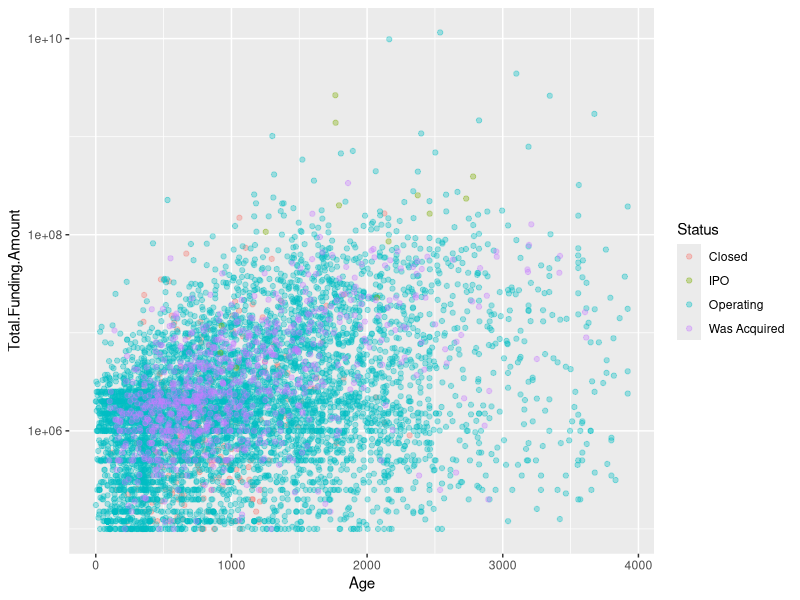
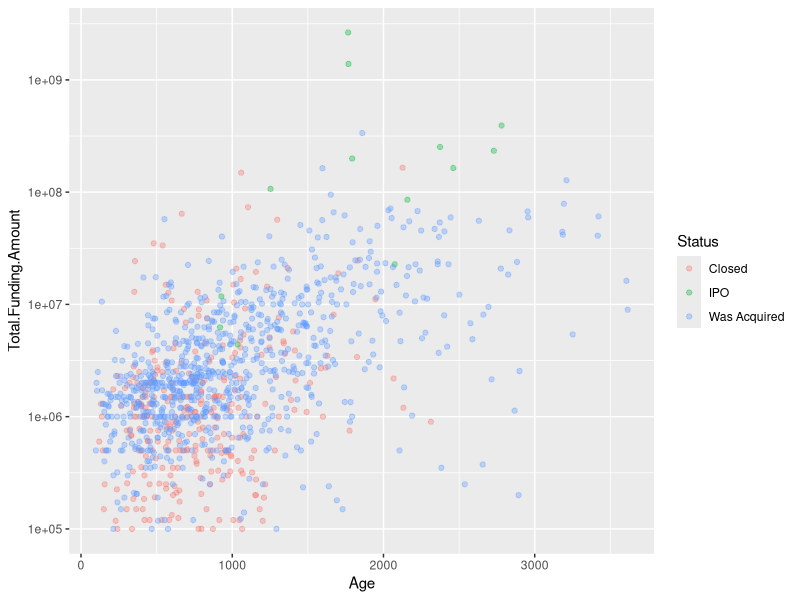
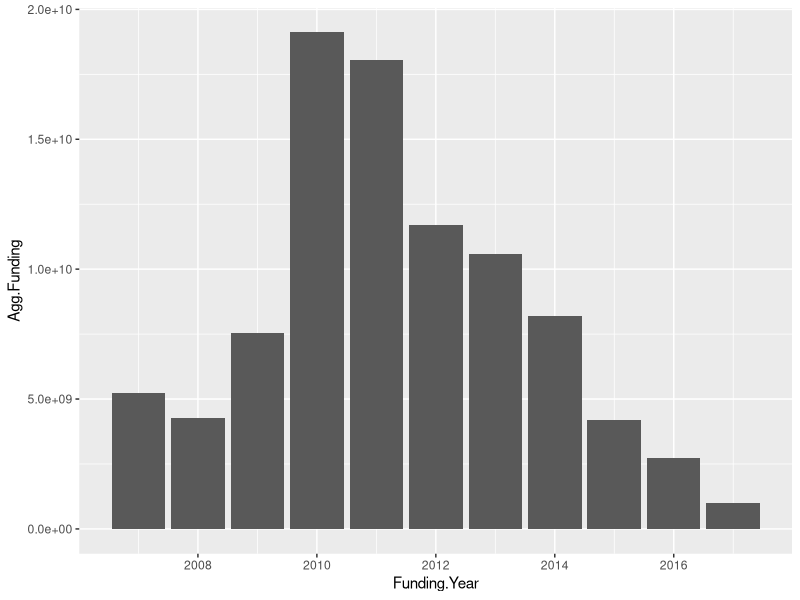
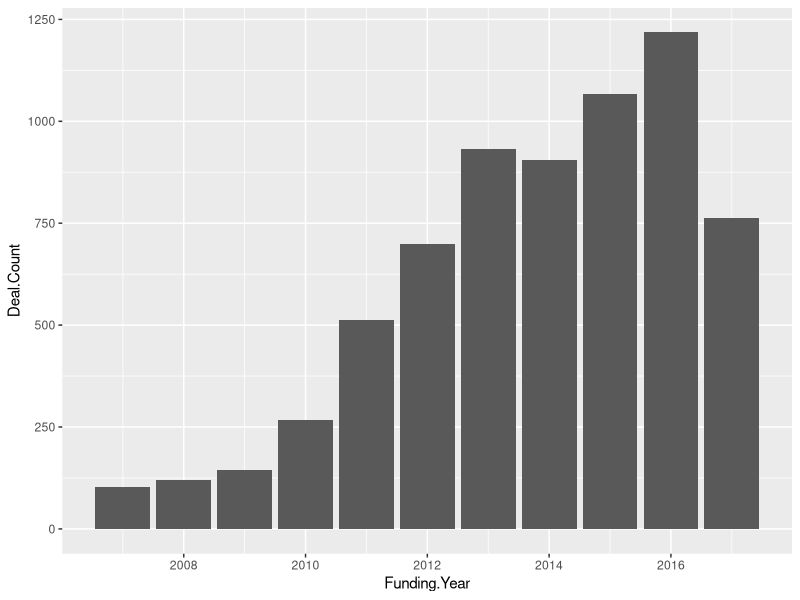
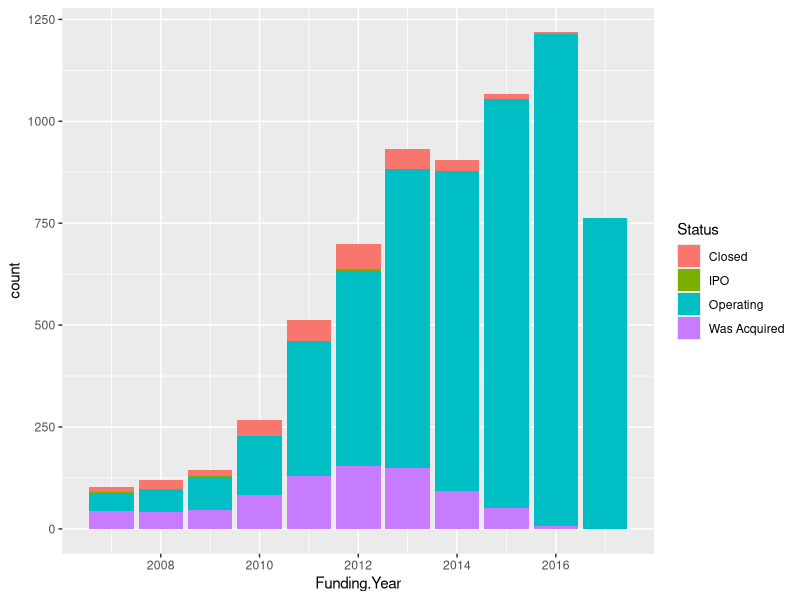
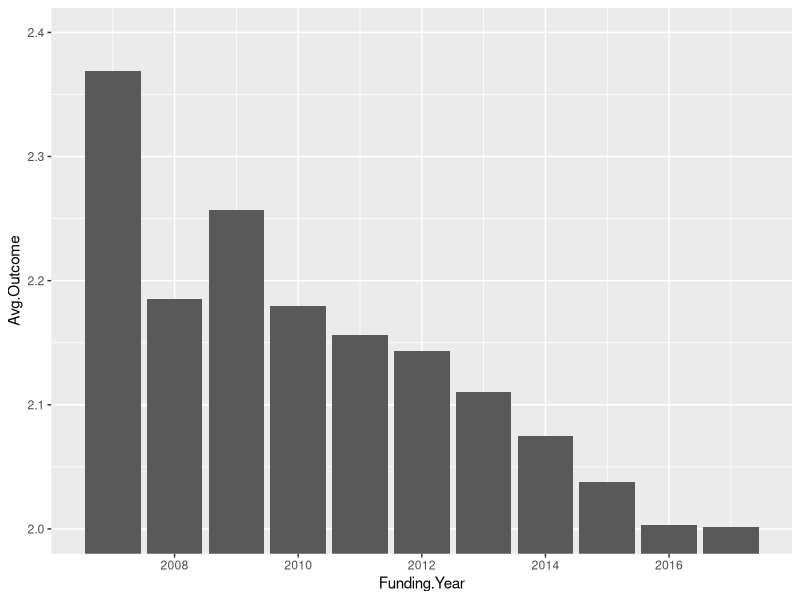
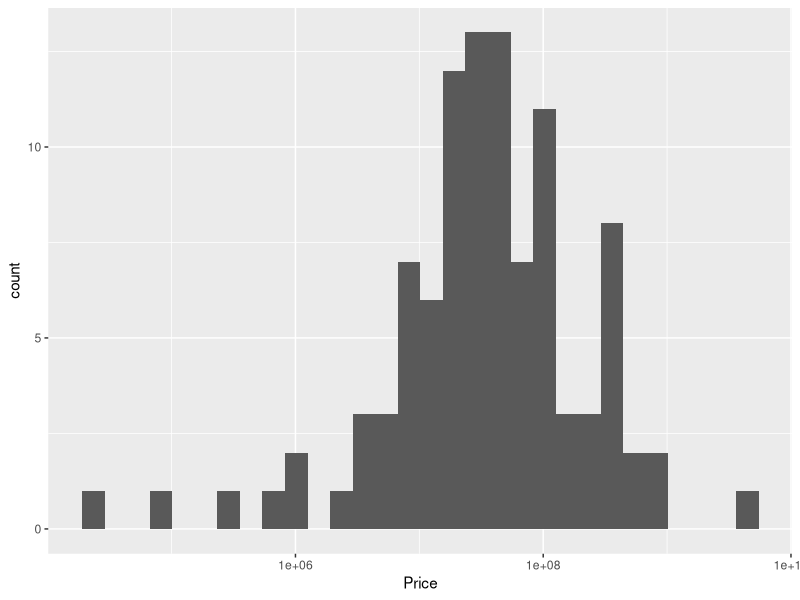
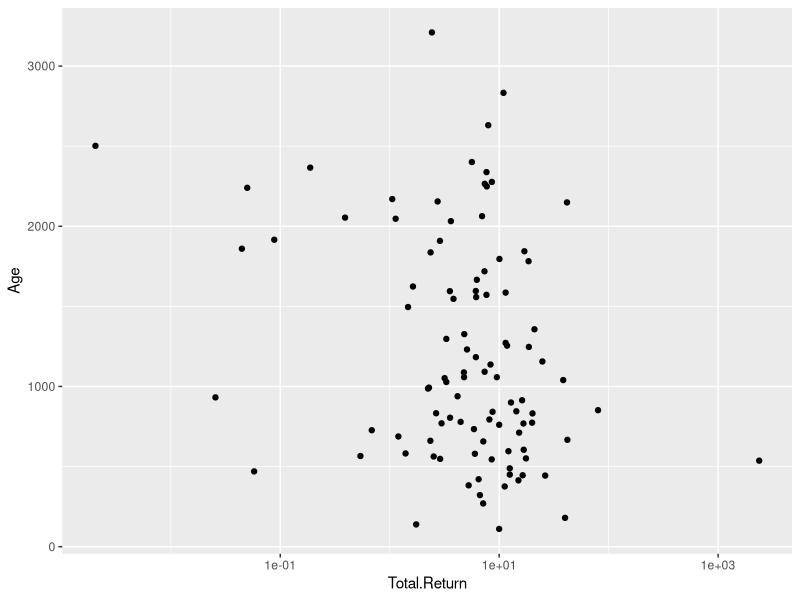

R code for these plots, in order:
## ---- chunk 1
knitr::opts_chunk$set(echo = TRUE)
## ---- chunk 2
library(plyr)
library(dplyr)
library(ggplot2)
library(zoo)
data <- read.csv("cleancb.csv")
data$X <- NULL
nrow(data)
colnames(data)
attach(data)
## ---- chunk 3
#aardvark was acquired by Google in 2010 for $50Mm (verified by TechCrunch)
data$Price[which(data$Company.Name == "Aardvark")] <- 50000000
## ---- chunk 4
table1 <- as.data.frame(table(Status))
transform(table1, Relative = prop.table(Freq))
## ---- chunk 5
ddply(data, .(Status), summarize, MeanAge=mean(Age))
## ---- chunk 6
data$First.Funding <- as.Date(data$First.Funding)
data2 <- subset(data, First.Funding < '2015-12-14')
table2 <- as.data.frame(table(data2$Status))
transform(table2, Relative = prop.table(Freq))
## ---- chunk 7
ggplot(data, aes(x = Age, y = Total.Funding.Amount, col = Status, alpha = 0.1)) + geom_jitter(alpha = 0.35) + scale_y_log10()
## ---- chunk 8
data3 <- subset(data, Status != "Operating")
ggplot(data3, aes(x = Age, y = Total.Funding.Amount, col = Status, alpha = 0.1)) + geom_jitter(alpha = 0.35) + scale_y_log10()
## ---- chunk 9
ddply(data, .(Status), summarize, MeanTotFunding=mean(Total.Funding.Amount), SDFunding = sd(Total.Funding.Amount))
## ---- chunk 10
datamod1 <- lm(Total.Funding.Amount ~ Age, data = data)
summary(datamod1)
## ---- chunk 11
nrow(data)
sum(data$Total.Funding.Amount)
#table1 <- as.data.frame(table(cut(data$First.Funding, breaks="year")))
data$Funding.Year <- sapply(strsplit(as.character(data$First.Funding),'-'), "[", 1)
data$Funding.Year <- as.numeric(data$Funding.Year)
table2 <- ddply(data, .(Funding.Year), summarize, Agg.Funding=sum(Total.Funding.Amount), Deal.Count = length(Total.Funding.Amount))
ggplot(table2, aes(Funding.Year, Agg.Funding)) +geom_bar(stat = "identity")
ggplot(table2, aes(Funding.Year, Deal.Count)) +geom_bar(stat = "identity")
table2$Avg.Total.Raise = table2$Agg.Funding/table2$Deal.Count
table2
## ---- chunk 12
ggplot(data, (aes(Funding.Year))) + geom_bar(aes(fill=Status))
## ---- chunk 13
data$Status <- ordered(data$Status, levels = c("Closed", "Operating", "Was Acquired", "IPO"))
table3 <- ddply(data, .(Funding.Year), summarize, Avg.Outcome=mean(as.numeric(Status)))
ggplot(table3, aes(Funding.Year, Avg.Outcome)) +geom_bar(stat = "identity") + coord_cartesian(ylim=c(2, 2.4))
## ---- chunk 14
#compare disclosed acquisition prices with total funds deployed in the space.
sum(data$Price, na.rm = TRUE)/sum(Total.Funding.Amount)
(sum(data$Price, na.rm = TRUE)+sum(data$Valuation.at.IPO, na.rm = TRUE))/sum(Total.Funding.Amount)
## ---- chunk 15
length(which(data$Status == "Was Acquired"))
sum(is.na(data$Price[which(data$Status == "Was Acquired")]))
## ---- chunk 16
#data2 = priced acquired
#data3 = unpriced acquired
#subset data to include just the priced/acquired companies
data2 <- subset(data, Status == "Was Acquired" & Price > 1)
data3 <- subset(data, Status == "Was Acquired" & is.na(Price))
data4 <- subset(data, Status != "Was Acquired")
#at what prices were these companies acquired?
ggplot(data2, aes(Price)) +geom_histogram() + scale_x_log10()
#calculate total return
data2$Total.Return <- data2$Price/data2$Total.Funding.Amount
ggplot(data2, aes(Total.Return, Age)) +geom_point() + scale_x_log10()
#annualized return
data2$Annual.Return <- ((1+ data2$Total.Return) ^ (365.25/as.integer(data2$Age))) - 1
ggplot(data2, aes(Annual.Return, Age)) +geom_point() + scale_x_log10()
ggplot(data2, aes(Annual.Return, Total.Funding.Amount)) +geom_point() + scale_x_log10() + scale_y_log10()
## ---- chunk 17
datamod2 <- lm(Annual.Return ~ Total.Funding.Amount, data = data2)
summary(datamod2)
## ---- chunk 18
datamod3 <- lm(Annual.Return ~ Age, data = data2)
summary(datamod3)
## ---- chunk 19
hist(data2$Age)
hist(data2$Total.Funding.Amount)
cutpoint <- summary(data2$Total.Funding.Amount)[3]
#break the group into two at the median
data2a <- subset(data2, data2$Total.Funding.Amount > cutpoint)
data2b <- subset(data2, data2$Total.Funding.Amount <= cutpoint)
#test if the population mean Annual.Return between the two samples is different
t.test(data2a$Annual.Return, data2b$Annual.Return)
## ---- chunk 20
datamod4 <- lm(Annual.Return ~ Age, data = data2b)
summary(datamod4)
## ---- chunk 21
datamod5 <- lm(log(Annual.Return) ~ Age, data = data2)
summary(datamod5)
#we arbitrarily shift the regression line on our unpopulated set unitwise by a factor of .85 to 
#acknowledge that the returns here are lower categorically than for our priced/acquired group
data3$Inferred.Return <- exp((datamod5$coefficients[1]-.85) + datamod5$coefficients[2]*data3$Age)
summary(data3$Inferred.Return)
summary(data2$Inferred.Return)
data3$Inferred.Price <- data3$Total.Funding.Amount * (exp((log(data3$Inferred.Return + 1)) * (as.integer(data3$Age)/365.25)))
data3$Method <- "Inferred"
data2$Method <- "Reported"
plot1 <- subset(data3, select = c("Inferred.Return", "Inferred.Price", "Age", "Method", "Total.Funding.Amount"))
plot2 <- subset(data2, select = c("Annual.Return", "Price", "Age", "Method", "Total.Funding.Amount"))
colnames(plot1) <- c("Return", "Price", "Age", "Method", "Funding.Total")
colnames(plot2) <- c("Return", "Price", "Age", "Method", "Funding.Total")
plot3 <- rbind(plot1, plot2)
ggplot(plot3, aes(Price, fill = Method)) + geom_density(alpha = 0.2) + scale_x_log10()  #THIS IS A GREAT CHART LEAVE IT IN
ggplot(plot3, aes(Age, fill = Method)) + geom_histogram(alpha = 0.5, aes(y = ..density..), position = 'identity', binwidth = 60)
ggplot(plot3, aes(Return, fill = Method)) + geom_density(alpha = 0.2) + scale_x_log10()  #THIS IS A GREAT CHART LEAVE IT IN
## ---- chunk 22
sum(data3$Inferred.Price)/sum(data3$Total.Funding.Amount)
sum(data2$Price)/sum(data2$Total.Funding.Amount)
mean(data3$Inferred.Return)
mean(data2$Annual.Return)
## ---- chunk 23
data2$Total.Return <- NULL
data3$Price <- data3$Inferred.Price
data3$Inferred.Price <- NULL
colnames(data3)[21] <- "Annual.Return"
colnames(data2) == colnames(data3)
data5 <- rbind(data2, data3)
data4$Annual.Return <- 0
data4$Price <- 0
data4$Method <- NA
data4$Price[which(!is.na(data4$Valuation.at.IPO))] <- data4$Valuation.at.IPO[which(!is.na(data4$Valuation.at.IPO))]
colnames(data4) == colnames(data5)
data6 <- rbind(data4, data5)
## ---- chunk 24
data7 <- subset(data6, data6$First.Funding <= '2013-01-01')
runs <- 100
#simulates a portfolio of 10 companies, returns the probability of getting your money back.
portfolio.sim <- function(){
  row.nos <- sample(1:nrow(data7), 5, replace=F)
  portfolio.denom <- 0
  portfolio.numer <- 0
    for (i in row.nos){
      denom <- data7$Total.Funding.Amount[i]
      numer <- data7$Price[i]
      portfolio.denom <- portfolio.denom + denom
      portfolio.numer <- portfolio.numer + numer}
  portfolio.return <- portfolio.numer/portfolio.denom
return(portfolio.return > 1)
}
mc.prob <- sum(replicate(runs,portfolio.sim()))/runs
mc.prob
